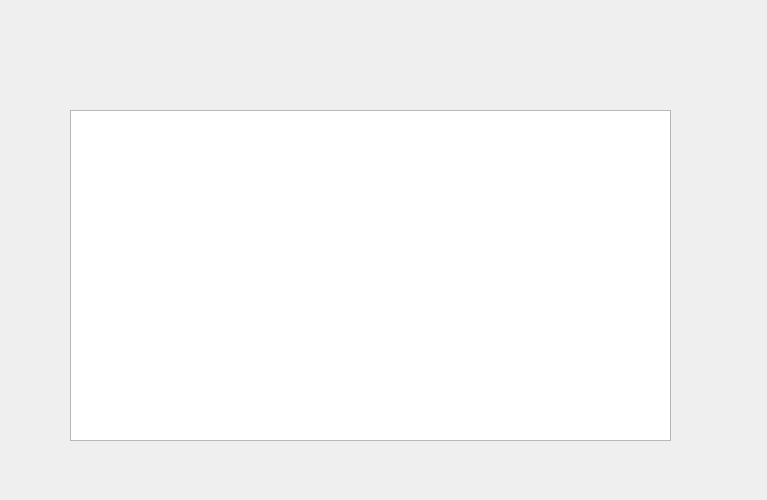
<?xml version="1.0" encoding="UTF-8"?>
<ui version="4.0">
 <class>browser</class>
 <widget class="QWidget" name="browser">
  <property name="geometry">
   <rect>
    <x>0</x>
    <y>0</y>
    <width>767</width>
    <height>500</height>
   </rect>
  </property>
  <property name="windowTitle">
   <string>Form</string>
  </property>
  <widget class="QListWidget" name="listView">
   <property name="geometry">
    <rect>
     <x>70</x>
     <y>110</y>
     <width>601</width>
     <height>331</height>
    </rect>
   </property>
  </widget>
 </widget>
 <resources/>
 <connections/>
</ui>
